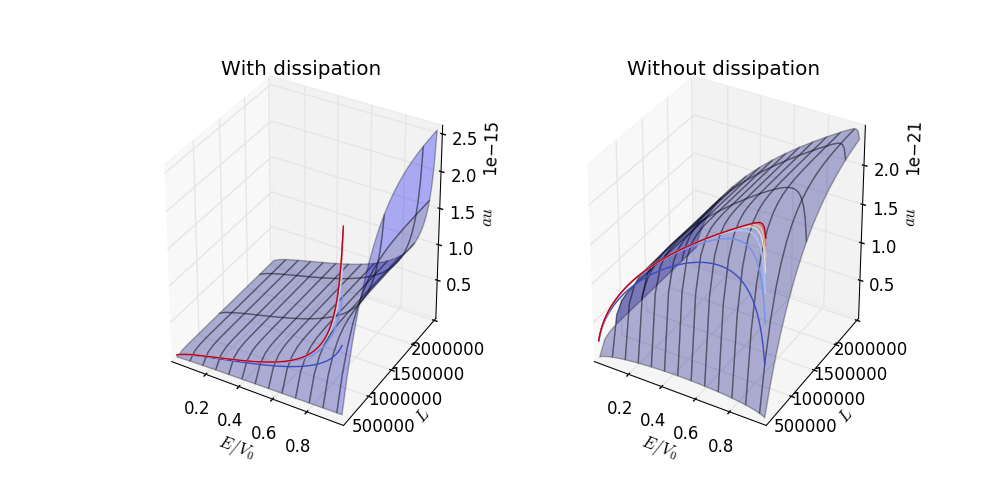

Write Python code to recreate this figure.
import numpy as np
import matplotlib.pyplot as plt
from matplotlib import cm
from scipy import integrate
import sys
from mpl_toolkits.mplot3d import Axes3D


'''
%%%%%%%%%%%%%%%%%%%% Funciones utilizadas en el calculo del tiempo %%%%%%%%%%%%%%%%%%%%%%%%%%%%%%%%
'''

def integrand(x,k,eta,hbar,m,a):
    
    factor1= - 2*k*a*x
    
    factor2= - (eta/hbar)*pow(x*a,2)
    
    exp= np.exp(factor1+factor2)
    
    div= hbar*k + eta*x*a
    
    return a*m*exp/div


def expo(k,eta,hbar,m,a):
    
    factor1= - 2*k*a
    
    factor2= - (eta/hbar)*pow(a,2)
    
    exp= np.exp(factor1+factor2)
    
    return exp

def integrand1(xt,x,k,eta,hbar,m,a):
    
    factor1= - 2*k*x
    
    factor2= - (eta/hbar)*pow(x,2)
    
    cte=np.exp(+ 2*k*xt+ (eta/hbar)*pow(xt,2))
    
    exp= np.exp(factor1+factor2)
    
    div= hbar*k + eta*x
    
    return cte*m*exp/div


'''
%%%%%%%%%%%%%%%%%%%% Variables que serán utilizadas %%%%%%%%%%%%%%%%%%%%%%%%%%%%%%%%
'''



Vo=1.8E-6 # MeV
m=0.51     # MeV
hbar=197.327# MeV*fermi =[hbar*c]
eta=float(sys.argv[1])



Ne=100
Nl=20

Eb=np.linspace(0.01,0.99,Ne)
Lb=np.linspace(1,200,Nl)*1.0E4




E=np.zeros((Nl,Ne))
L=np.zeros((Nl,Ne))
TimeD=np.zeros((Nl,Ne))
TimeND=np.zeros((Nl,Ne))


for i in range(Nl):
    for j in range(Ne):
        E[i][j]=Eb[j]
        L[i][j]=Lb[i]




##solving for E bellow


for j in range(Nl):
    
    for i in range(Ne):
        
        k=np.sqrt(2*m*Vo*(1-E[j][i]))/hbar
        
        kp=np.sqrt(2*m*Vo*(E[j][i]))/hbar
        
        N_factor= 2*np.sqrt(k*kp/(k**2+kp**2))
        
        funcion= lambda x: integrand(x,k,eta,hbar,m,L[j][i])
        
        resultados=integrate.quad(funcion,0,1,limit=100,limlst=96)
        
        TimeD[j][i]=(resultados[0])* (6.58*10**(-22)/hbar)*(N_factor**2)


for j in range(Nl):
    
    for i in range(Ne):
        
        k=np.sqrt(2*m*Vo*(1-E[j][i]))/hbar
        
        kp=np.sqrt(2*m*Vo*(E[j][i]))/hbar
        
        N_factor= 2*np.sqrt(k*kp/(k**2+kp**2))
        
        
        resultados=m*(1-np.exp(-2*k*L[j][i]))/(2*hbar*k)
        
        TimeND[j][i]=(resultados)* (6.58*10**(-22)/hbar)*(N_factor**2)






fig = plt.figure(1,figsize=(10,5))
ax = fig.add_subplot(121, projection='3d')
ax.plot_surface(E, L, TimeD, rstride=8, cstride=8, alpha=0.3)
#ax.plot_wireframe(E, L, TimeD, rstride=10, cstride=10)
cset = ax.contour(E, L, TimeD, zdir='z', offset=-100, cmap=cm.coolwarm)
cset = ax.contour(E, L, TimeD, zdir='x', offset=-40, cmap=cm.coolwarm)
cset = ax.contour(E, L, TimeD, zdir='y', offset=40, cmap=cm.coolwarm)


ax.set_title("With dissipation")

ax.set_xlabel("$ E/V_0  $")
    
ax.set_ylabel("$ L $")
                      
ax.set_zlabel("$ \tau  $")
                      
                      
                      
ax = fig.add_subplot(122, projection='3d')
#ax.plot_wireframe(E, L, TimeND, rstride=10, cstride=10)
ax.plot_surface(E, L, TimeND, rstride=8, cstride=8, alpha=0.3)
cset = ax.contour(E, L, TimeND, zdir='z', offset=-100, cmap=cm.coolwarm)
cset = ax.contour(E, L, TimeND, zdir='x', offset=-40, cmap=cm.coolwarm)
cset = ax.contour(E, L, TimeND, zdir='y', offset=40, cmap=cm.coolwarm)


ax.set_title("Without dissipation")

ax.set_xlabel("$ E/V_0  $")

ax.set_ylabel("$ L $")

ax.set_zlabel("$ \tau  $")

plt.savefig("3D_plot.png")
plt.show(1)

















